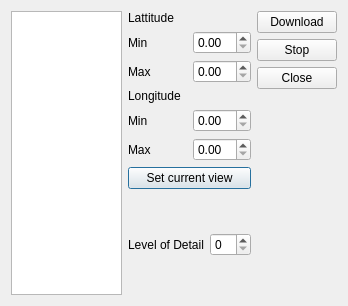
<?xml version="1.0" encoding="UTF-8"?>
<ui version="4.0">
 <class>Dialog</class>
 <widget class="QDialog" name="Dialog">
  <property name="geometry">
   <rect>
    <x>0</x>
    <y>0</y>
    <width>348</width>
    <height>306</height>
   </rect>
  </property>
  <property name="windowTitle">
   <string>Map Download</string>
  </property>
  <layout class="QGridLayout" name="gridLayout">
   <item row="0" column="0">
    <layout class="QHBoxLayout" name="horizontalLayout_7">
     <item>
      <widget class="QListWidget" name="listWidget"/>
     </item>
     <item>
      <layout class="QVBoxLayout" name="verticalLayout_5">
       <item>
        <layout class="QHBoxLayout" name="horizontalLayout_6">
         <item>
          <layout class="QVBoxLayout" name="verticalLayout_4">
           <item>
            <layout class="QVBoxLayout" name="verticalLayout_3">
             <item>
              <widget class="QLabel" name="label">
               <property name="text">
                <string>Lattitude</string>
               </property>
              </widget>
             </item>
             <item>
              <layout class="QHBoxLayout" name="horizontalLayout">
               <item>
                <widget class="QLabel" name="label_3">
                 <property name="text">
                  <string>Min</string>
                 </property>
                </widget>
               </item>
               <item>
                <widget class="QDoubleSpinBox" name="doubleSpinBox"/>
               </item>
              </layout>
             </item>
             <item>
              <layout class="QHBoxLayout" name="horizontalLayout_2">
               <item>
                <widget class="QLabel" name="label_4">
                 <property name="text">
                  <string>Max</string>
                 </property>
                </widget>
               </item>
               <item>
                <widget class="QDoubleSpinBox" name="doubleSpinBox_2"/>
               </item>
              </layout>
             </item>
            </layout>
           </item>
           <item>
            <layout class="QVBoxLayout" name="verticalLayout_2">
             <item>
              <widget class="QLabel" name="label_2">
               <property name="text">
                <string>Longitude</string>
               </property>
              </widget>
             </item>
             <item>
              <layout class="QHBoxLayout" name="horizontalLayout_3">
               <item>
                <widget class="QLabel" name="label_6">
                 <property name="text">
                  <string>Min</string>
                 </property>
                </widget>
               </item>
               <item>
                <widget class="QDoubleSpinBox" name="doubleSpinBox_3"/>
               </item>
              </layout>
             </item>
             <item>
              <layout class="QHBoxLayout" name="horizontalLayout_4">
               <item>
                <widget class="QLabel" name="label_5">
                 <property name="text">
                  <string>Max</string>
                 </property>
                </widget>
               </item>
               <item>
                <widget class="QDoubleSpinBox" name="doubleSpinBox_4"/>
               </item>
              </layout>
             </item>
            </layout>
           </item>
           <item>
            <widget class="QPushButton" name="pushButton_4">
             <property name="text">
              <string>Set current view</string>
             </property>
            </widget>
           </item>
           <item>
            <spacer name="verticalSpacer">
             <property name="orientation">
              <enum>Qt::Vertical</enum>
             </property>
             <property name="sizeHint" stdset="0">
              <size>
               <width>20</width>
               <height>40</height>
              </size>
             </property>
            </spacer>
           </item>
           <item>
            <layout class="QHBoxLayout" name="horizontalLayout_5">
             <item>
              <widget class="QLabel" name="label_7">
               <property name="text">
                <string>Level of Detail</string>
               </property>
              </widget>
             </item>
             <item>
              <widget class="QSpinBox" name="spinBox"/>
             </item>
            </layout>
           </item>
           <item>
            <spacer name="verticalSpacer_3">
             <property name="orientation">
              <enum>Qt::Vertical</enum>
             </property>
             <property name="sizeHint" stdset="0">
              <size>
               <width>20</width>
               <height>40</height>
              </size>
             </property>
            </spacer>
           </item>
          </layout>
         </item>
         <item>
          <layout class="QVBoxLayout" name="verticalLayout">
           <item>
            <widget class="QPushButton" name="pushButton">
             <property name="text">
              <string>Download</string>
             </property>
            </widget>
           </item>
           <item>
            <widget class="QPushButton" name="pushButton_3">
             <property name="text">
              <string>Stop</string>
             </property>
            </widget>
           </item>
           <item>
            <widget class="QPushButton" name="pushButton_2">
             <property name="text">
              <string>Close</string>
             </property>
            </widget>
           </item>
           <item>
            <spacer name="verticalSpacer_2">
             <property name="orientation">
              <enum>Qt::Vertical</enum>
             </property>
             <property name="sizeHint" stdset="0">
              <size>
               <width>20</width>
               <height>40</height>
              </size>
             </property>
            </spacer>
           </item>
          </layout>
         </item>
        </layout>
       </item>
       <item>
        <layout class="QHBoxLayout" name="progressBarLayout"/>
       </item>
      </layout>
     </item>
    </layout>
   </item>
  </layout>
 </widget>
 <resources/>
 <connections/>
</ui>
